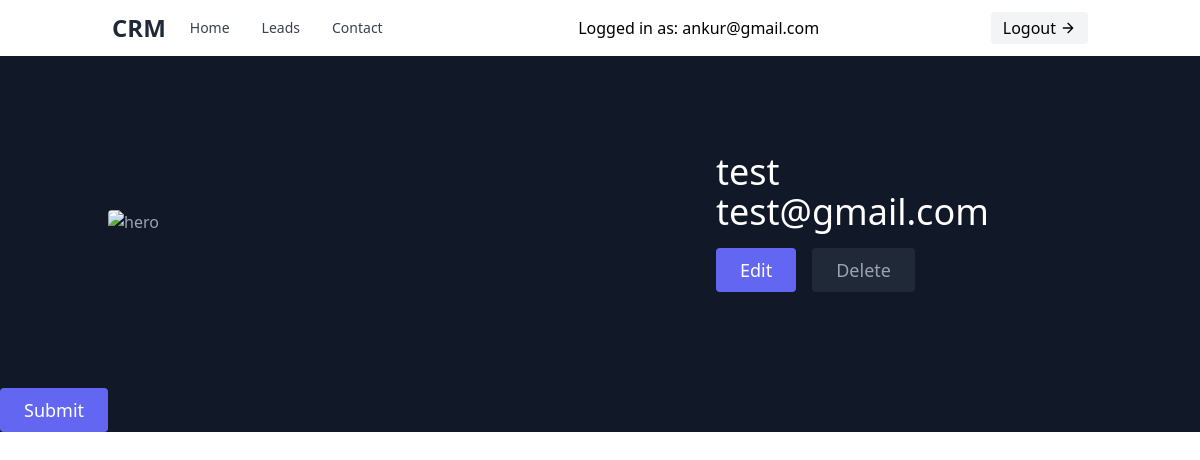
The app's page /6/ (signed in) with its own data.
### leads/models.py (models this page shows, shortened)
class User(AbstractUser):
    is_company = models.BooleanField(default=True)
    is_agent = models.BooleanField(default=False)

class Agent(models.Model):
    user = models.OneToOneField(User, on_delete=models.CASCADE)
    company = models.ForeignKey(UserProfile, on_delete=models.CASCADE, null=False)

### agents/views.py (the view)
# urls.py: path('<int:pk>/', AgentDetailView.as_view(), name="agent-detail"),
class AgentDetailView(UnauthRequiredMixin, generic.DetailView):
    template_name = 'agentdetail.html'
    def get_queryset(self):
        company = self.request.user.userprofile
        return Agent.objects.filter(company=company)

### agents/mixins.py (called while the page is built)
    def dispatch(self, request, *args, **kwargs):
        if not request.user.is_authenticated or not request.user.is_company:
            return redirect("/leads")
        return super().dispatch(request, *args, **kwargs)

### templates/agentdetail.html (shortened to what this page needs)
{% extends 'base.html' %}
{% load static %}
{% block content %}
<section class="text-gray-400 bg-gray-900 body-font">
  <div class="container mx-auto flex px-5 py-24 md:flex-row flex-col items-center">
    <div class="lg:max-w-lg lg:w-full md:w-1/2 w-5/6 md:mb-0 mb-10">
      <img class="object-cover object-center rounded" alt="hero" src="/media/{{lead.avatar}}">
    </div>
    <div class="lg:flex-grow md:w-1/2 lg:pl-24 md:pl-16 flex flex-col md:items-start md:text-left items-center text-center">
      <h1 class="title-font sm:text-4xl text-3xl mb-4 font-medium text-white">{{agent.user.username}} {{agent.user.last_name}}
        <br class="hidden lg:inline-block">{{agent.user.email}} {{agent.user.last_name}}
      </h1>
      <div class="flex justify-center">
        <a href="/agent/{{agent.pk}}/update"><button class="inline-flex text-white bg-indigo-500 border-0 py-2 px-6 focus:outline-none hover:bg-indigo-600 rounded text-lg" type="submit">Edit</button></a>
        <a href="/agent/{{agent.pk}}/delete"><button class="ml-4 inline-flex text-gray-400 bg-gray-800 border-0 py-2 px-6 focus:outline-none hover:bg-gray-700 hover:text-white rounded text-lg">Delete</button></a>
      </div>
    </div>
  </div>
  <div>
    <form method="POST" action="/lead/{{lead.pk}}" enctype="multipart/form-data">
      <button type="submit" class="inline-flex text-white bg-indigo-500 border-0 py-2 px-6 focus:outline-none hover:bg-indigo-600 rounded text-lg">Submit</button>
  </form>
  </div>
</section>
{% endblock %}

### templates/base.html (shortened to what this page needs)
{% load static %}
<!DOCTYPE html>
<html lang="en">
<head>
    <link href="https://unpkg.com/tailwindcss@^2/dist/tailwind.min.css" rel="stylesheet" type="text/css">
    <link rel="stylesheet" href="/static/style.css" />
</head>
<body>
    <nav class="bg-white dark:bg-gray-800 shadow">
        <div class="container mx-auto px-6 py-3 md:flex">
            <div class="flex justify-between items-center">
                <div>
                    <a class="text-gray-800 dark:text-white text-xl font-bold md:text-2xl hover:text-gray-700 dark:hover:text-gray-300" href="#">CRM</a>
                </div>
            </div>
            <div class="w-full hidden md:flex md:items-center md:justify-between">
                <div class="flex flex-col -mx-4 px-2 py-3 md:flex-row md:mx-0 md:py-0">
                    <a href="/" class="py-1 px-2 text-gray-700 dark:text-gray-200 rounded text-sm font-medium hover:bg-gray-900 hover:text-gray-100 md:mx-2">Home</a>
                    <a href="{% url 'leads:all' %}" class="py-1 px-2 text-gray-700 dark:text-gray-200 rounded text-sm font-medium hover:bg-gray-900 hover:text-gray-100 md:mx-2">Leads</a>
                    <a href="#" class="py-1 px-2 text-gray-700 dark:text-gray-200 rounded text-sm font-medium hover:bg-gray-900 hover:text-gray-100 md:mx-2">Contact</a>
                </div>
                {% if request.user.is_authenticated %}
                Logged in as: {{request.user.email}}
                <a href="{%url 'leads:logout'%}">
                    <button class="inline-flex items-center bg-gray-100 border-0 py-1 px-3 focus:outline-none hover:bg-gray-200 rounded text-base mt-4 md:mt-0">Logout
                        <svg fill="none" stroke="currentColor" stroke-linecap="round" stroke-linejoin="round" stroke-width="2" class="w-4 h-4 ml-1" viewBox="0 0 24 24">
                        <path d="M5 12h14M12 5l7 7-7 7"></path>
                        </svg>
                    </button>
                </a>
                {% endif %}
            </div>
        </div>
    </nav>
    {% block content %}
    {% endblock %}
</body>
</html>

### records on screen
User: user.email "ankur@gmail.com"
Agent: user.username "test", user.email "test@gmail.com"
